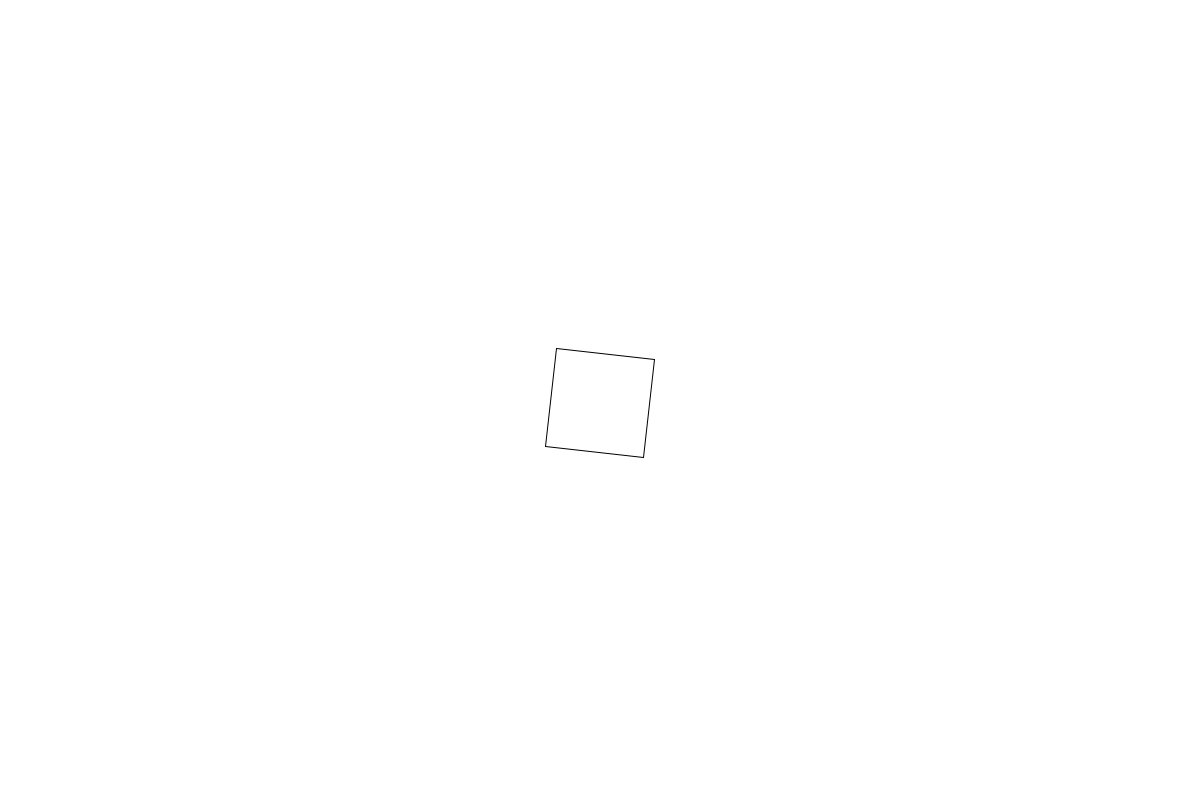
Frame 1 (no input)
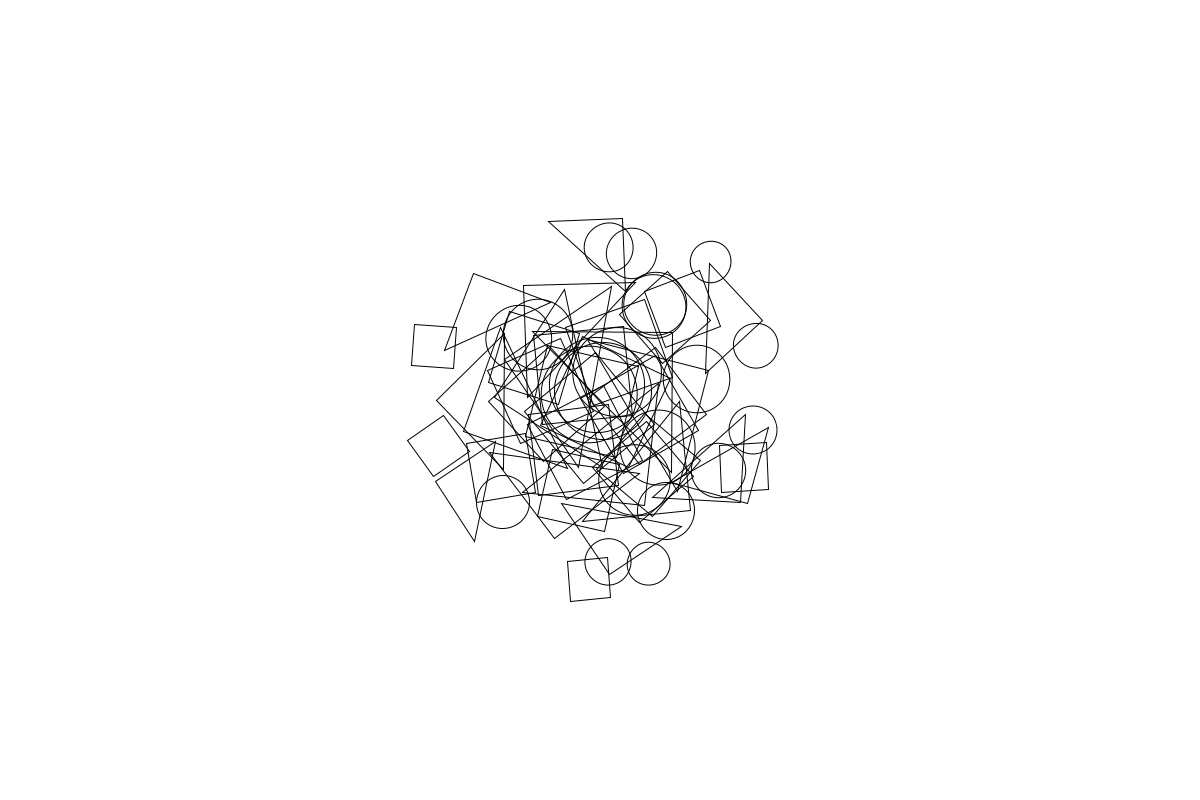
Frame 60 (the mouse pressed at the canvas centre just before this capture)
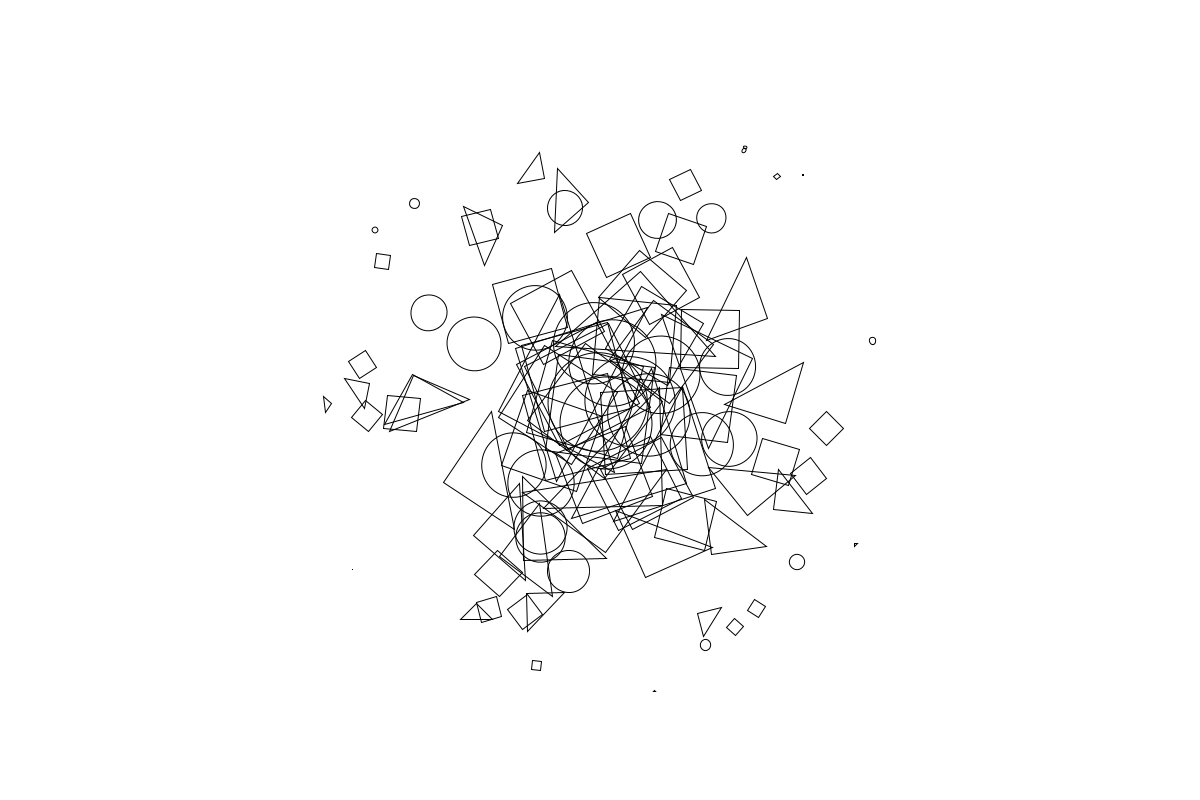
Frame 120 (the mouse held since frame 60 and released just before this capture)

The Processing sketch that drew these frames (run headless with seeded random() and noise(); from frame 60 on, the mouse is pressed at the canvas centre):

// Processing sketch: inheritance
// ── inheritance.pde
ParticleSystem particleSystem;

void setup() {
  size(1200, 800);
  
  particleSystem = new ParticleSystem(width/2, height/2);
}

void draw() {
  background(255);
  particleSystem.update();
} 
// ── Particle.pde
class Particle {
  PVector pos;
  PVector vel;
  PVector acc;
  float speed;
  color c;
  float angle;
  float life;

  //constructor
  Particle(float x, float y) {
    pos = new PVector(x, y);
    angle = random(TWO_PI);
    speed = 3;
    vel = new PVector(cos(angle) * speed, sin(angle) * speed);
    c = color(random(150));
    life = 100;
  }

  void update() {
    angle += 0.05;
    life--;
    
    if (pos.x < life/2 || pos.x > width-life/2) {
      vel.x *= -1;
    }
    
    if (pos.y < life/2 || pos.y > height-life/2) {
      vel.y *= -1;
    }
    
    pos.x += vel.x;
    pos.y += vel.y;
  }
  
  void display() {
    
  }
}

class SquareParticle extends Particle {
  SquareParticle(float _x, float _y) {
    super(_x, _y);
  }
  
  void display() {
    pushMatrix();
    translate(pos.x, pos.y);
    rotate(angle);
    noFill();
    stroke(0);
    rectMode(CENTER);
    rect(0, 0, life, life);
    popMatrix();
  }
}

class EllipseParticle extends Particle {
  EllipseParticle(float _x, float _y) {
    super(_x, _y);
  }
  
  void display() {
    pushMatrix();
    translate(pos.x, pos.y);
    rotate(angle);
    stroke(0);
    ellipse(0, 0, life, life);
    popMatrix();
  }
}

class TriangleParticle extends Particle {
  TriangleParticle(float _x, float _y) {
    super(_x, _y);
  }
  
  void display() {
    pushMatrix();
    translate(pos.x, pos.y);
    rotate(angle);
    stroke(0);
    triangle(-life, 0, life, 0, 0, -life);
    popMatrix();
  }
}
// ── ParticleSystem.pde
class ParticleSystem {
  PVector pos;
  ArrayList<Particle> particles;

  ParticleSystem(float x, float y) {
    particles = new ArrayList<Particle>();
    pos = new PVector(x, y);
  }

  void update() {
    int r = int(random(3));
    switch (r) {
      case 0:
        EllipseParticle p1 = new EllipseParticle(pos.x, pos.y);
        particles.add(p1);
        break;
      case 1:
        SquareParticle p2 = new SquareParticle(pos.x, pos.y);
        particles.add(p2);
        break;
      case 2:
        TriangleParticle p3 = new TriangleParticle(pos.x, pos.y);
        particles.add(p3);
        break;
      default:
        break;
    }
    
    for (int i = particles.size()-1; i >= 0; i--) {
      Particle temp = particles.get(i);
      if (temp.life < 1) {
        particles.remove(i);
      }
      temp.update();
      temp.display();
    }
  }
}
